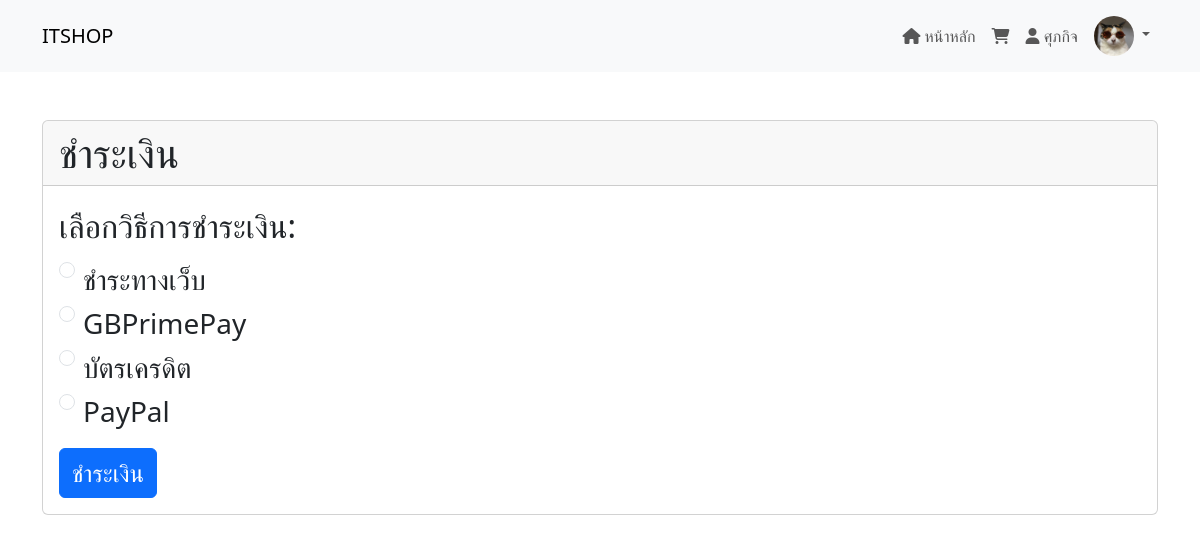
The page /users/payment.php (signed in) on the database its author committed.
### tables this page shows
CREATE TABLE `users` (
  `user_id` int(255) NOT NULL,
  `first_name` varchar(255) NOT NULL,
  `last_name` varchar(255) NOT NULL,
  `username` varchar(255) NOT NULL,
  `password` varchar(255) NOT NULL,
  `level` varchar(255) NOT NULL,
  `money` int(255) NOT NULL,
  `img` varchar(255) NOT NULL,
  `email` varchar(255) NOT NULL,
  `phone` varchar(255) NOT NULL
);

### connection/connect.php (called while the page is built, shortened)
<?php
$con = mysqli_connect("localhost","root","123456asdzxc","itshop") or die("Error:   " . mysqli_error($conn));
mysqli_query($con,"SET NAMES 'utf8'");
?>
  <?php
    if(isset($_SESSION["user_id"])){
      $sql="SELECT 	money,img,first_name,last_name FROM users WHERE user_id='".$_SESSION["user_id"]."'";
      $result = mysqli_query($con,$sql);
      if(mysqli_num_rows($result)==1){
      $row = mysqli_fetch_array($result);
  }
  }
  ?>

### menu/menu_user.php (the view, shortened to what this page needs)
<?php
include_once("../connection/connect.php");
?>
<?php if (isset($_SESSION["user_id"]) and isset($_SESSION["level"])) { ?>
  <!DOCTYPE html>
<html lang="en">
<head>
  <link href="https://cdn.jsdelivr.net/npm/bootstrap@5.3.2/dist/css/bootstrap.min.css" rel="stylesheet">
    <link rel="stylesheet" href="https://cdn.jsdelivr.net/npm/bootstrap-icons@1.11.1/font/bootstrap-icons.css">
</head>
<body>
<nav class="navbar navbar-expand-lg bg-body-tertiary  fixed-top ">
  <div class="container">
    <a class="navbar-brand" href="product.php">ITSHOP</a>
    <div class="collapse navbar-collapse justify-content-end" id="navbarNav">
      <ul class="navbar-nav ">
        <li class="nav-item navbar ">
          <a class="nav-link" href="product.php"><i class="fas fa-home"></i> หน้าหลัก</a>
        </li>
        <li class="nav-item navbar">
          <a class="nav-link d-none d-lg-block" href="cart.php">
            <i class="fas fa-shopping-cart"></i>
          </a>
        </li>
        <li class="nav-item navbar">
          <div class="nav-link d-none d-lg-block" >
            <i class="fas fa-user"></i>
            <?php echo $row["first_name"]; ?>
          </div>
        </li>
        <li class="nav-item dropdown">
        <a class="nav-link dropdown-toggle" href="#" id="navbarDropdown" role="button" data-bs-toggle="dropdown" aria-expanded="false">
              <img src="img/<?php echo $row['img']; ?>" alt="" style="object-fit: cover;" class="resize rounded-circle">
            </a>
        </li>
      </ul>
    </div>
  </div>
</nav>
<br><br><br>
</body>
</html>
  </body>
  </html>
<?php } ?>

### menu/menu_user.php (style rules this page uses)
body { font-family: 'Nunito', sans-serif; background-color: #FFFFFF; }
img.resize { width: 40px; height: 40px; border: 0; }

### rows shown on the page
users: first_name "ศุภกิจ", img (picture)
